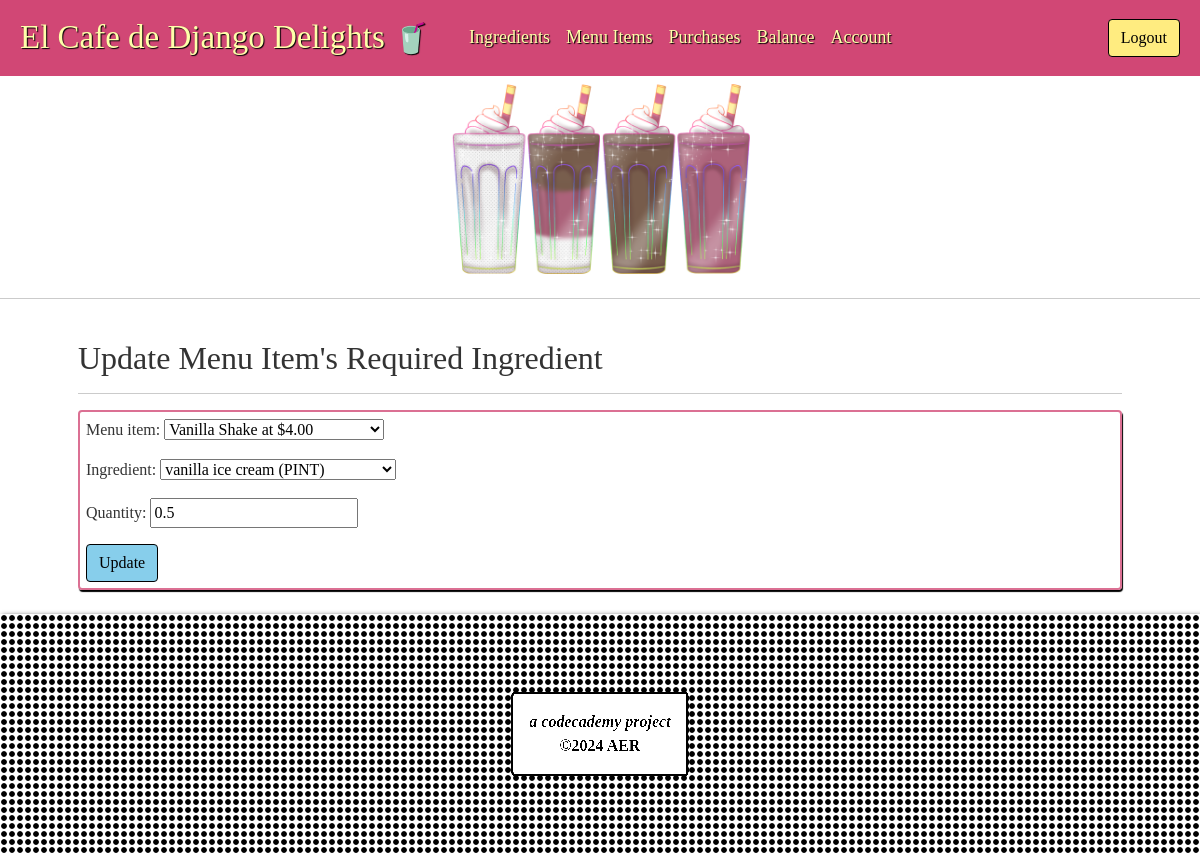
/reciperequirement/2/update (signed in), run on the app's committed database.
### inventory/models.py (models this page shows, shortened)
class RecipeRequirement(models.Model):
    menu_item = models.ForeignKey(MenuItem, on_delete=models.CASCADE)
    ingredient = models.ForeignKey(Ingredient, on_delete=models.CASCADE)
    quantity = models.DecimalField(decimal_places=1, max_digits=4)

### inventory/views.py (the view)
# urls.py: path("reciperequirement/<pk>/update", views.RecipeRequirementUpdate.as_view(), name="recrequpdate"),
class RecipeRequirementUpdate(LoginRequiredMixin, UpdateView):
  model = RecipeRequirement
  template_name = "inventory/reciperequirement_update_form.html"
  form_class = RecipeRequirementForm
  success_url: "menuitem/list"

### inventory/forms.py
class RecipeRequirementForm(forms.ModelForm):
  class Meta:
    model = RecipeRequirement
    fields = "__all__"    #fields = ("menu_item", "ingredient", "quantity")

### inventory/models.py (called while the page is built)
    def __str__(self):
        return f"{self.name} ({self.unit})"

    def __str__(self):
        return f"{self.title} at ${self.price}"

### inventory/templates/inventory/reciperequirement_update_form.html (shortened to what this page needs)
{% extends 'base.html' %}
{% load static %}
{% block head %}
  <link rel="stylesheet" href="{% static 'inventory/style.css' %}">
{% endblock %}
{% block content %}
<div class="container-fluid p-4">
  <div class="container">
    <h2>Update Menu Item's Required Ingredient</h2>
    <hr>
    <form method="POST">
      {{ form.as_p }}
      <input type="submit" class="btn btn-primary" value="Update"/>
    </form>
  </div>
</div>
{% endblock %}

### inventory/static/inventory/style.css (style rules this page uses)
html { font-size: 16px; }
body { color: #333; margin: 0; padding: 0; font-family: 'Times New Roman', serif; }
.btn-primary { color: #000!important;background-color: #87CEEB!important;border-color: #000!important }
form { padding: 6px }
.table, form { border: 2px solid #DB7093!important; border-radius: 4px; box-shadow: 1px 2px 1px #000 }

### data on the page
RecipeRequirement: menu_item "Vanilla Shake at $4.00", ingredient "vanilla ice cream (PINT)", quantity "0.5"
